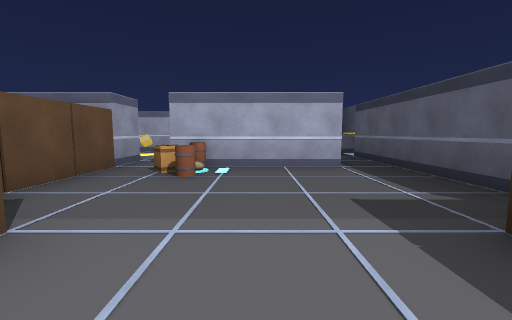
View 1 (above)

24 first-person views from a walk through a Unity game level. The camera is 1.2 m above the floor, tilts 6° down and sees 90° across. The floor is counted in squares, 2 m on a side. Each view is taken from the middle of a square. On the plan, view 1 faces up. The plan holds only what a view shows up to about 9 squares ahead; the rest is blank. The place goes on beyond the plan. The player is left out.

View 2
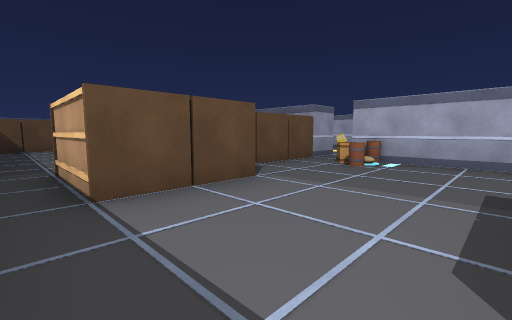

View 3
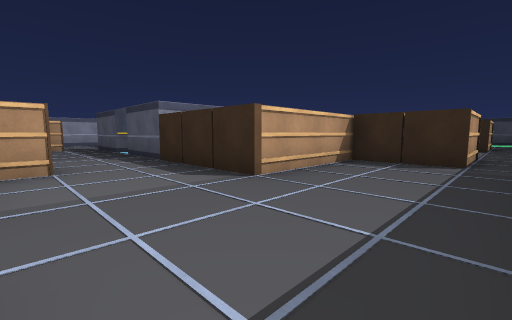

View 4
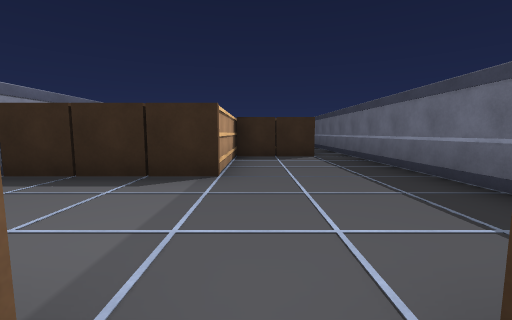

View 5
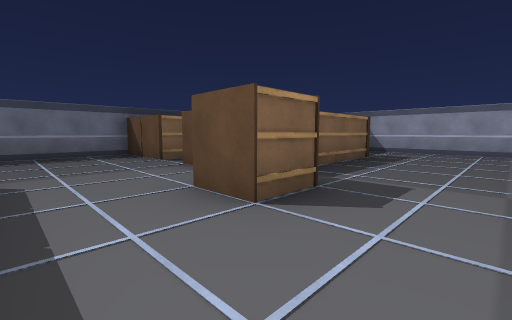

View 6
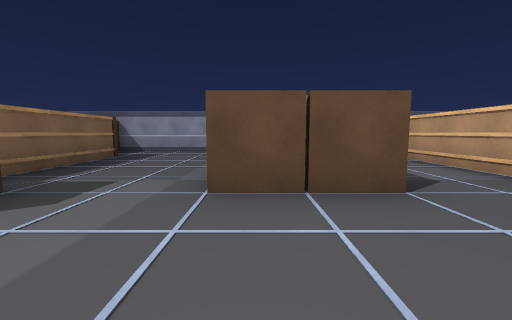

View 7
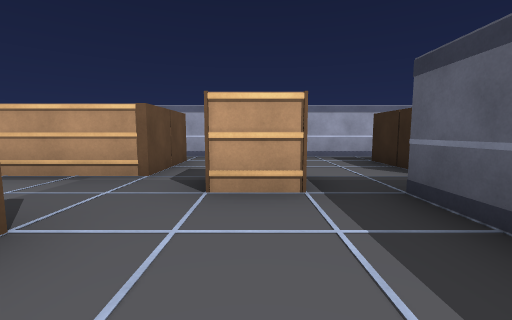

View 8
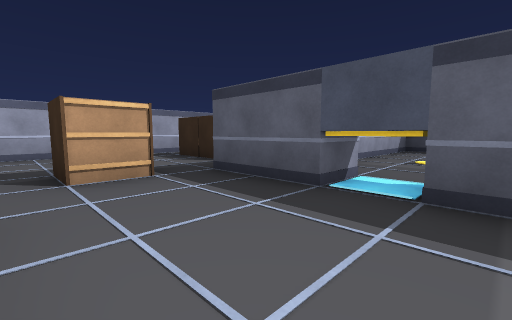

View 9
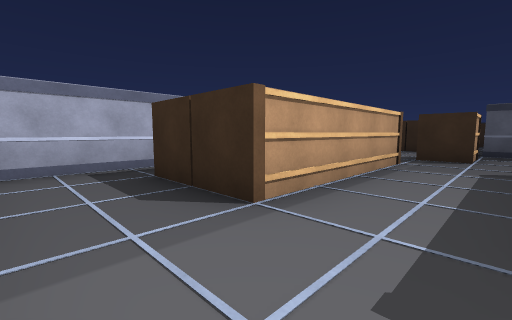

View 10
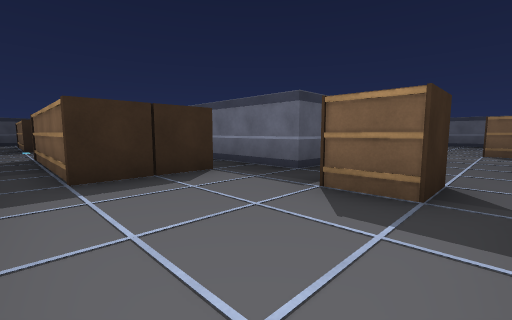

View 11
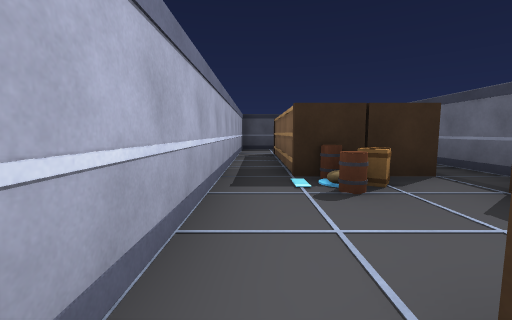

View 12
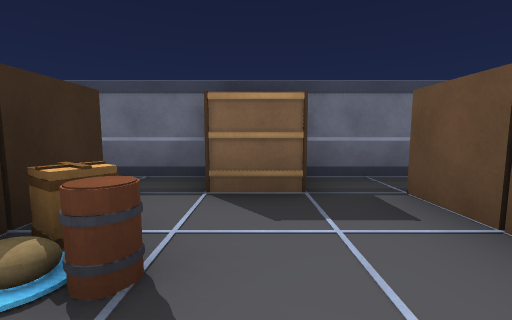

View 13
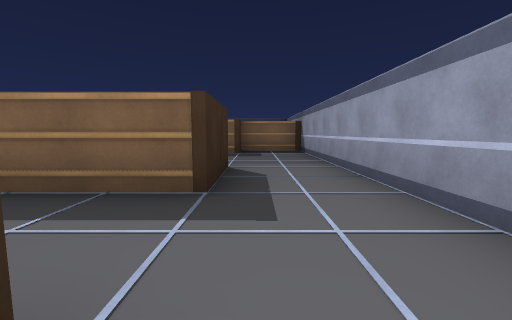

View 14
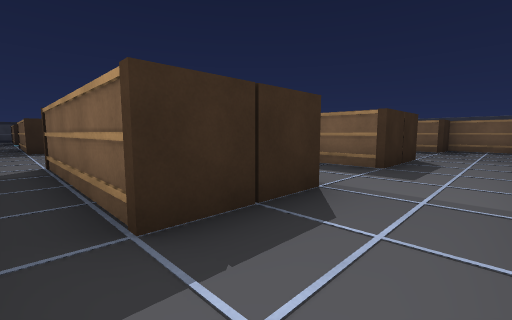

View 15
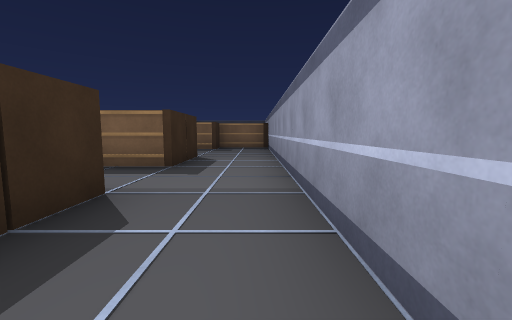

View 16
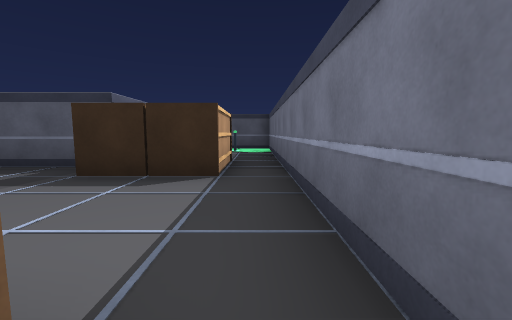

View 17
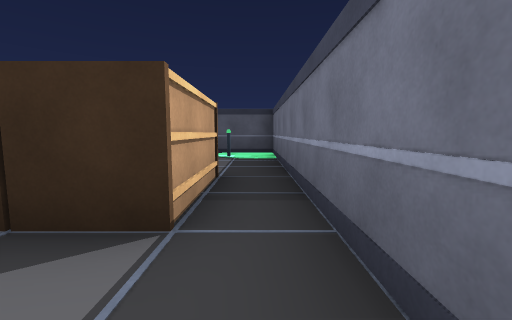

View 18
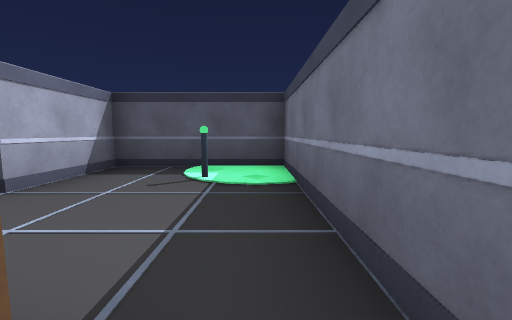

View 19
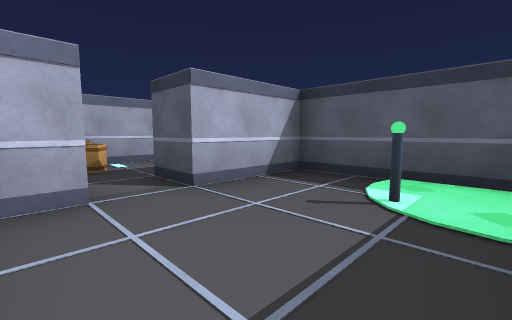

View 20
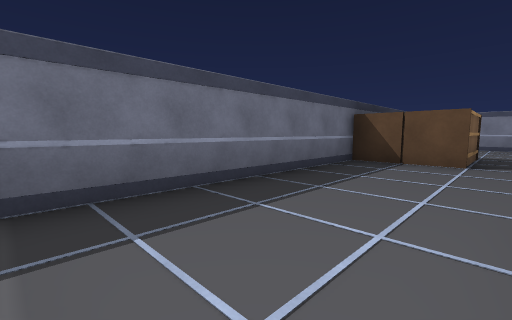

View 21
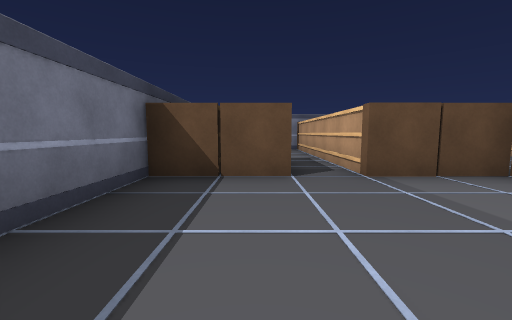

View 22
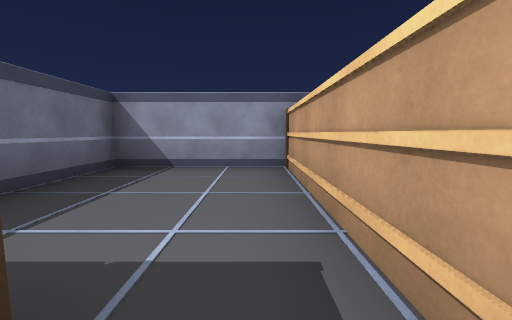

View 23
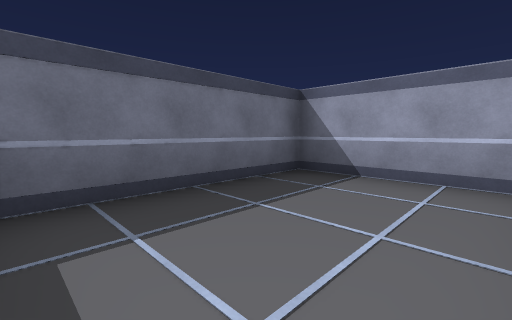

View 24
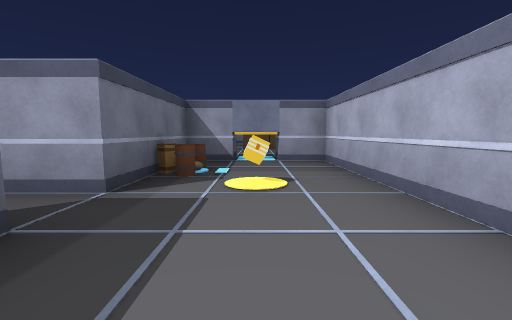

### Floor plan
Points are (right, up) in squares from view 1. A wall is a line through its corners. A room is listed if a view was taken in it or the views show most of it. See-through windows are left out.
Room 1 (views 1, 2, 3, 4, 5, 6, 7, 8, 9, 10, 13, 14, 15, 16, 17, 18, 19, 20, 21, 22, 23)
walls: (-6.5, 4.4) (-6.5, 6.5); (-6.5, 7.5) (-6.5, 9.5) (-4, 9.5); (-10.4, 1.6) (-14.5, 1.6); (-3.5, 1.6) (-5.6, 1.6); (-12.5, 3.5) (-10.5, 3.5); (-10.4, 10.5) (-12.6, 10.5); (-12.6, 8.5) (-11.4, 8.5); (-9.6, -1.5) (7.5, -1.5) (7.5, 1.6) (5.5, 1.6); (-14.6, 2.4) (-13.5, 2.4); (-8.1, 13.5) (-9, 13.5); (1.6, 4.5) (-1.5, 4.5); (-4.9, 13.5) (-6.8, 13.5); (-9.2, 13.5) (-9.9, 13.5); (-15.5, 1.6) (-15.5, -1.5) (-11.9, -1.5); (-12.6, 12.5) (-10.6, 12.5); (2.5, 2.1) (2.5, 4.5); (-13, 13.5) (-15.1, 13.5); (-15.5, 12.6) (-15.5, 2.4); (4.6, 1.6) (3.9, 1.6)
ways out: opening at (-3.5, 13) to room 2; opening at (-2, 5) to room 3; opening at (2, 5.5); opening at (5, 2)
objects: other object (-15, 2); other object (-13, 3); other object (-13, 7); other object (-13, 8); other object (-13, 11); other object (-13, 12); other object (-11, -1) to (-10, -1); other object (-11, 0) to (-10, 0); other object (-10, 2); other object (-10, 3); other object (-10, 7); other object (-10, 8); other object (-10, 11); other object (-10, 12); other object (-9, 4); other object (-8, 10); other object (-6, 2); other object (-6, 3); other object (-6, 4); other object (-5, 11); other object (-5, 12); other object (-3, 0) to (-2, 0); other object (-3, 1) to (-2, 1); other object (-3, 2); other object (-3, 3); other object (-3, 4); other object (-1, 4); other object (2, 0) to (3, 0); other object (2, 1) to (3, 1); other object (6, 0)
Room 2 (views 11, 12)
walls: (-2.1, 9.5) (3, 9.5); (-4.6, 12.5) (-2.6, 12.5); (2.5, 13.5) (-1.6, 13.5)
ways out: opening at (-3.5, 13) to room 1; opening at (3.5, 10); opening at (3.5, 13)
objects: other object (-2, 11); other object (-2, 12); other object (0, 10); other object (1, 12); other object (2, 11); other object (2, 12)
Room 3 (view 24)
walls: (-6.5, 6.5) (-5.5, 6.5) (-5.5, 5.5) (-2.5, 5.5) (-2.5, 4.5); (0.5, 8.5) (-5.5, 8.5) (-5.5, 7.5) (-6.5, 7.5)
low walls: (0.5, 7.9) (0.5, 8.5)
ways out: opening at (-2, 5) to room 1
objects: other object (-4, 6); other object (-3, 7)

Positions as (right, up) in squares from view 1, and headings:
1: (0, 0), facing up
2: (1, -1), facing up-left
3: (-9, -1), facing up-right
4: (-10, 1), facing right
5: (-7, 6), facing down-left
6: (-7, 7), facing left
7: (-8, 7), facing up
8: (-9, 6), facing up-right
9: (-15, 9), facing up-right
10: (-9, 13), facing down-right
11: (-2, 13), facing right
12: (0, 13), facing down
13: (-14, 11), facing down
14: (-15, 13), facing down-right
15: (-15, 13), facing down
16: (-2, -1), facing right
17: (0, -1), facing right
18: (3, -1), facing right
19: (4, -1), facing up-right
20: (-4, 1), facing down-left
21: (-6, 0), facing left
22: (-11, 1), facing left
23: (-12, 1), facing down-left
24: (0, 7), facing left
